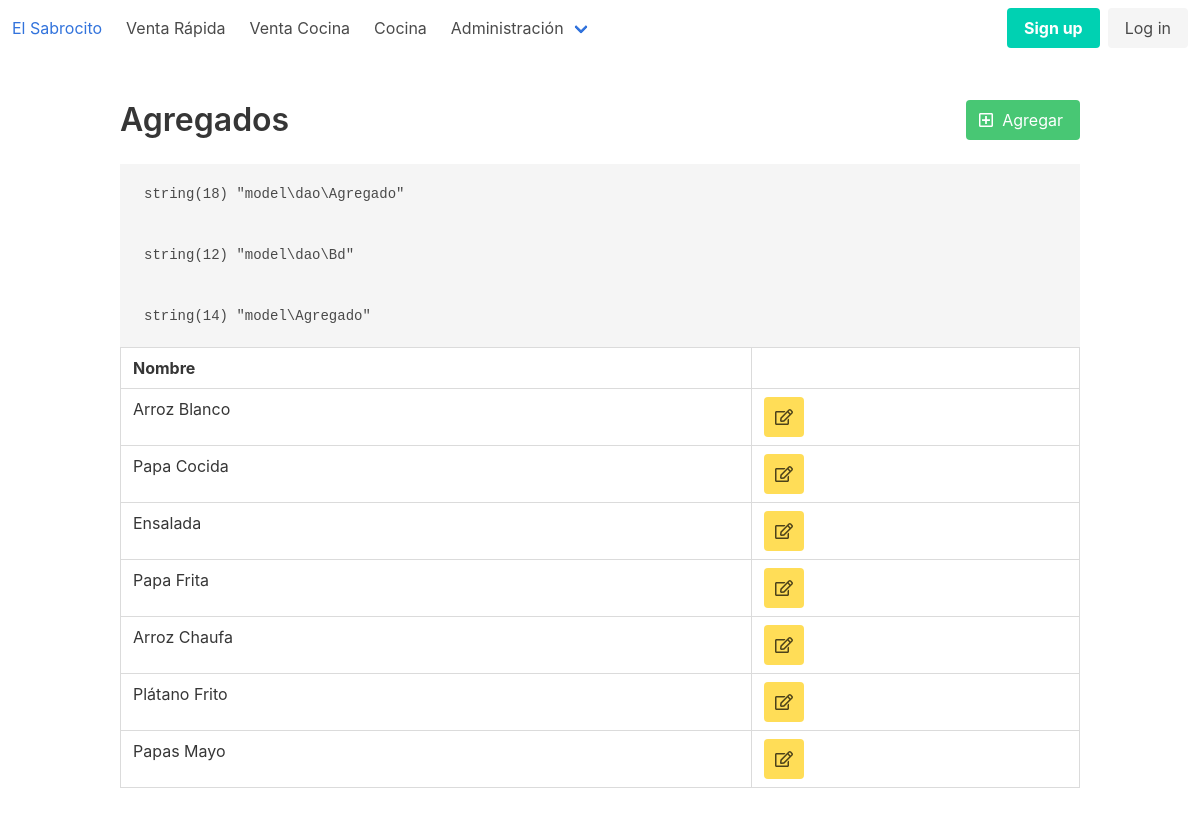
The app's page /view/agregado.php with its own data.
### tables this page shows
CREATE TABLE `agregado` (
  `id` int(11) NOT NULL AUTO_INCREMENT,
  `descripcion` varchar(50) NOT NULL,
  `visible` tinyint(1) NOT NULL,
  PRIMARY KEY (`id`)
);

### model/dao/Bd.php (called while the page is built, shortened)
<?php
class Bd {
    public static function conexion(){
        try {
            $command = [\PDO::MYSQL_ATTR_INIT_COMMAND => 'SET NAMES  \'UTF8\''];
            $_db = new \PDO('mysql:host=localhost;dbname=restorant', 'restorant', 'restorant', $command);
            $_db->setAttribute(\PDO::ATTR_ERRMODE, \PDO::ERRMODE_EXCEPTION);
            $_db->beginTransaction();
            $sth = $_db->prepare("BEGIN");
            $sth->execute();
            $_db->commit();
            return $_db;
        }
        catch (\PDOException $ex) {
            echo "<pre>"; var_dump($ex); echo "</pre>";
            die();
        }
    }
}

### model/dao/Agregado.php (called while the page is built, shortened)
<?php
class Agregado extends Bd
{
    public static function obtenerTodos(){
        try{
            $sql = "SELECT * FROM agregado WHERE visible = 1;";
            $sth = self::conexion()->prepare($sql);
            $sth->execute();
            return $sth->fetchAll(PDO::FETCH_CLASS, '\model\Agregado');
        }catch(PDOException $e){
            var_dump($e);
            die();
        }
    }
}

### model/Agregado.php (called while the page is built, shortened)
<?php
class Agregado
{
    private int $id = 0, $visible;
    private string $descripcion;
    public function getId(): int
    {
        return $this->id;
    }
    public function getDescripcion(): string
    {
        return $this->descripcion;
    }
}

### view/agregado.php (the view, shortened to what this page needs)
<?php
include '../config.inc';
?>
<!DOCTYPE html>
<html class="has-navbar-fixed-top">
<?php include RUTA . 'view/header.inc'; ?>
<body>
<?php include RUTA . 'view/navbar.inc'; ?>
<section class="section">
    <div class="container">
        <nav class="level">
            <div class="level-left">
                <div class="level-item">
                    <p class="title">Agregados</p>
                </div>
            </div>
            <div class="level-right">
                <p class="level-item">
                    <a class="button is-success" href="<?= URL ?>view/agregado_nuevo.php?id=0">
                        <span class="icon"><i class="far fa-plus-square"></i></span>
                        <span>Agregar</span>
                    </a>
                </p>
            </div>
        </nav>
        <table class="table is-bordered is-fullwidth">
            <thead>
            <tr>
                <th>Nombre</th>
                <th></th>
            </tr>
            </thead>
            <tbody>
            <?php foreach (\model\dao\Agregado::obtenerTodos() as $agregado){ ?>
                <tr>
                    <td><?= $agregado->getDescripcion() ?></td>
                    <td>
                        <a class="button is-warning" href="<?= URL ?>view/agregado_nuevo.php?id=<?= $agregado->getId() ?>" target="_self">
                            <span class="icon">
                                <i class="far fa-edit"></i>
                            </span>
                        </a>
                    </td>
                </tr>
            <?php } ?>
            </tbody>
        </table>
    </div>
</section>
</body>
</html>

### records on screen
agregado: descripcion "Arroz Blanco"
agregado: descripcion "Papa Cocida"
agregado: descripcion "Ensalada"
agregado: descripcion "Papa Frita"
agregado: descripcion "Arroz Chaufa"
agregado: descripcion "Plátano Frito"
agregado: descripcion "Papas Mayo"
